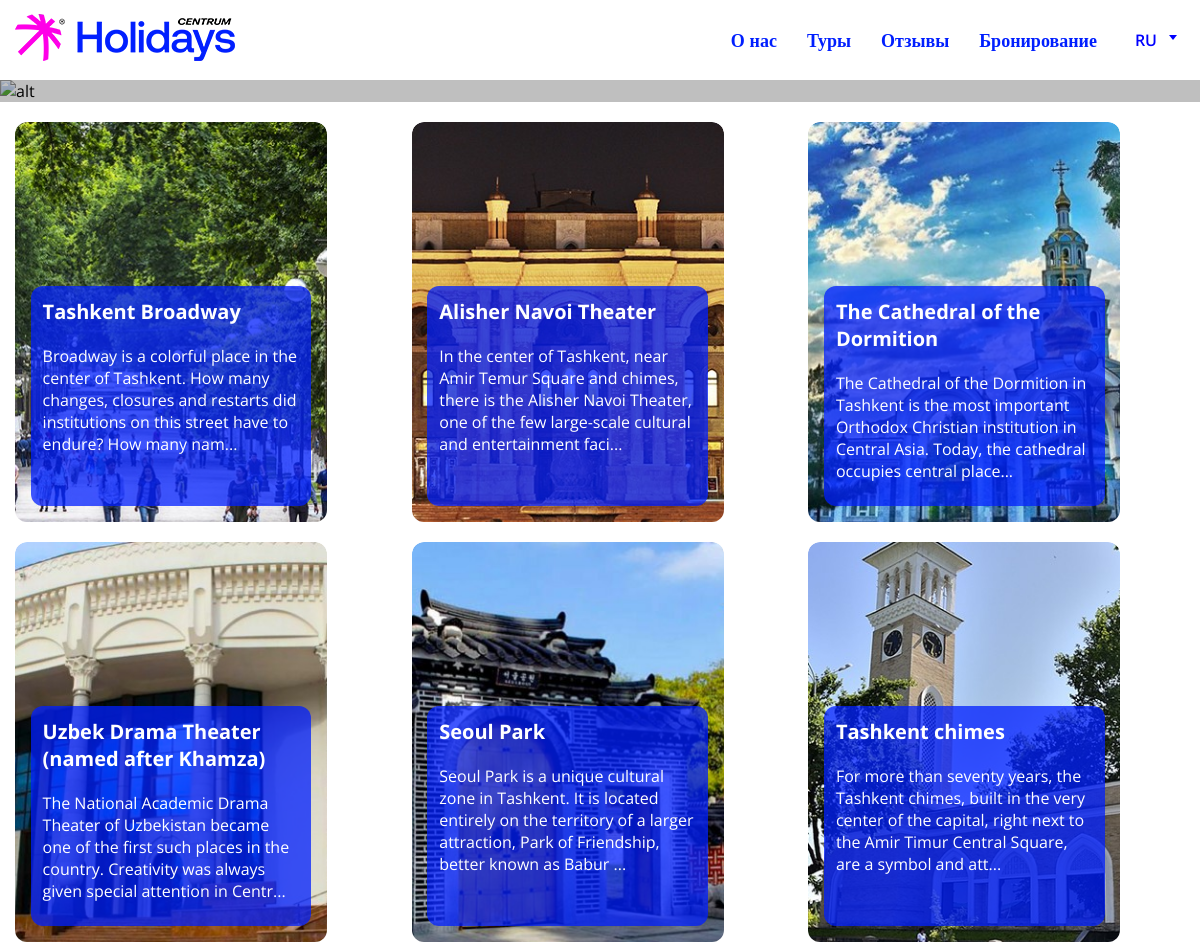
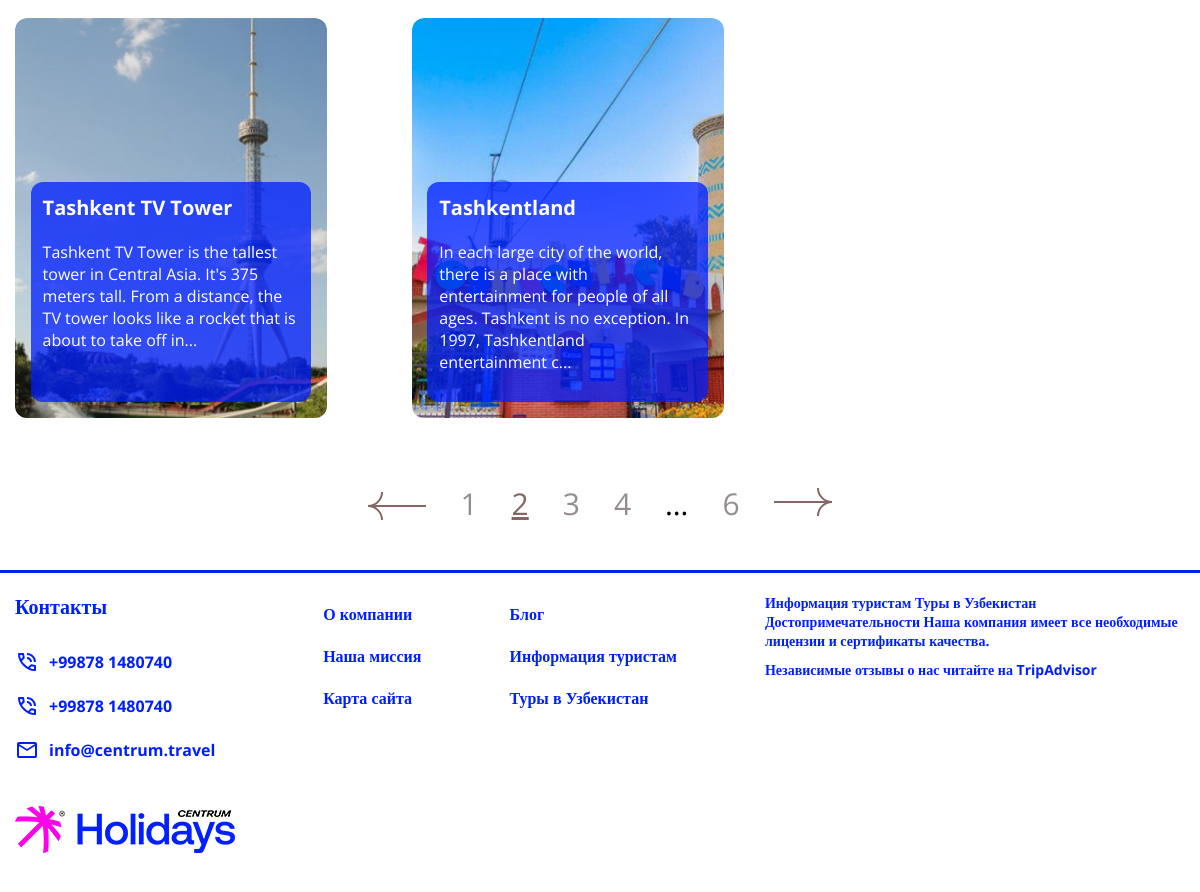
Page /ru/destinations/tashkent/?page=2 on the committed database (2 pictures, top to bottom).
### core/models.py (models this page shows, shortened)
class Tour(models.Model):
    title = models.CharField(verbose_name='Заголовок', max_length=100)
    preview = models.ImageField(verbose_name='Заставка', upload_to='tours/', null=True, blank=True)
    price = models.IntegerField(verbose_name='Стоимость', null=True, blank=True)
    days = models.PositiveSmallIntegerField(verbose_name='Дней', null=True, blank=True)
    nights = models.PositiveSmallIntegerField(verbose_name='Ночей', null=True, blank=True)
    short_description = models.TextField(max_length=500, verbose_name='Краткое описание', null=True, blank=True)
    full_description = RichTextField(verbose_name='Полное описание', blank=True, null=True)
    is_popular = models.BooleanField(verbose_name='Популярный тур?', default=False)
    is_recommended = models.BooleanField(verbose_name='Рекомендуемый тур?', default=False)
    destination = models.ForeignKey(Destination, on_delete=models.CASCADE, verbose_name='Направление', null=True)
    slug = models.SlugField(blank=True)
    class Meta:
        verbose_name = 'Тур'
        verbose_name_plural = 'Туры'

### core/views.py (the view)
# urls.py: path('destinations/<slug:slug>/', views.destinations_view, name='destinations'),
def destinations_view(request, slug):
    destination = models.Destination.objects.get(slug=slug)
    tours = models.Tour.objects.filter(destination=destination)
    paginator = Paginator(tours, 8)
    page = request.GET.get('page')
    qs = paginator.get_page(page)
    context = {
        'title': destination.title,
        'tours': qs
    }
    return render(request, 'core/destinations.html', context)

### core/templates/core/destinations.html (shortened to what this page needs)
{% extends 'base.html' %}
{% block content %}
    <main class="destination__main">
        <section class="destination__main-content">
            <img src="https://canaan.travel/wp-content/uploads/2022/09/Tashkent_tower-2-scaled.webp" alt="alt">
            <h1 class="destination__main-title">{{ title }}</h1></section>
        <section class="destination__main-items container">
            {% for tour in tours %}
                <a href="destinations.html" class="popular__destinations-cards-item">
                    <img src="{{ tour.preview.url }}" alt="card-item">
                    <div class="popular__destinations-cards-item-content">
                        <h4 class="popular__destinations-cards-item-title">{{ tour.title }}</h4>
                        <p class="popular__destinations-cards-item-descr">{{ tour.short_description }}</p>
                    </div>
                </a>
            {% endfor %}
        </section>
    {% include 'components/_pagination.html' %}
    </main>
{% endblock %}

### rows in the picture
Tour: preview (picture), title "Tashkent Broadway", short_description "Broadway is a colorful place in the center of Tashkent. How many changes, closures and restarts did institutions on this street have to endure? How many nam..."
Tour: preview (picture), title "Alisher Navoi Theater", short_description "In the center of Tashkent, near Amir Temur Square and chimes, there is the Alisher Navoi Theater, one of the few large-scale cultural and entertainment faci..."
Tour: preview (picture), title "The Cathedral of the Dormition", short_description "The Cathedral of the Dormition in Tashkent is the most important Orthodox Christian institution in Central Asia. Today, the cathedral occupies central place..."
Tour: preview (picture), title "Uzbek Drama Theater (named after Khamza)", short_description "The National Academic Drama Theater of Uzbekistan became one of the first such places in the country. Creativity was always given special attention in Centr..."
Tour: preview (picture), title "Seoul Park", short_description "Seoul Park is a unique cultural zone in Tashkent. It is located entirely on the territory of a larger attraction, Park of Friendship, better known as Babur ..."
Tour: preview (picture), title "Tashkent chimes", short_description "For more than seventy years, the Tashkent chimes, built in the very center of the capital, right next to the Amir Timur Central Square, are a symbol and att..."
Tour: preview (picture), title "Tashkent TV Tower", short_description "Tashkent TV Tower is the tallest tower in Central Asia. It's 375 meters tall. From a distance, the TV tower looks like a rocket that is about to take off in..."
Tour: preview (picture), title "Tashkentland", short_description "In each large city of the world, there is a place with entertainment for people of all ages. Tashkent is no exception. In 1997, Tashkentland entertainment c..."

### other values in the picture
{{ i }} "1" "3" "4"
{{ i }} "2"
{{ tours.paginator.num_pages }} "6"
